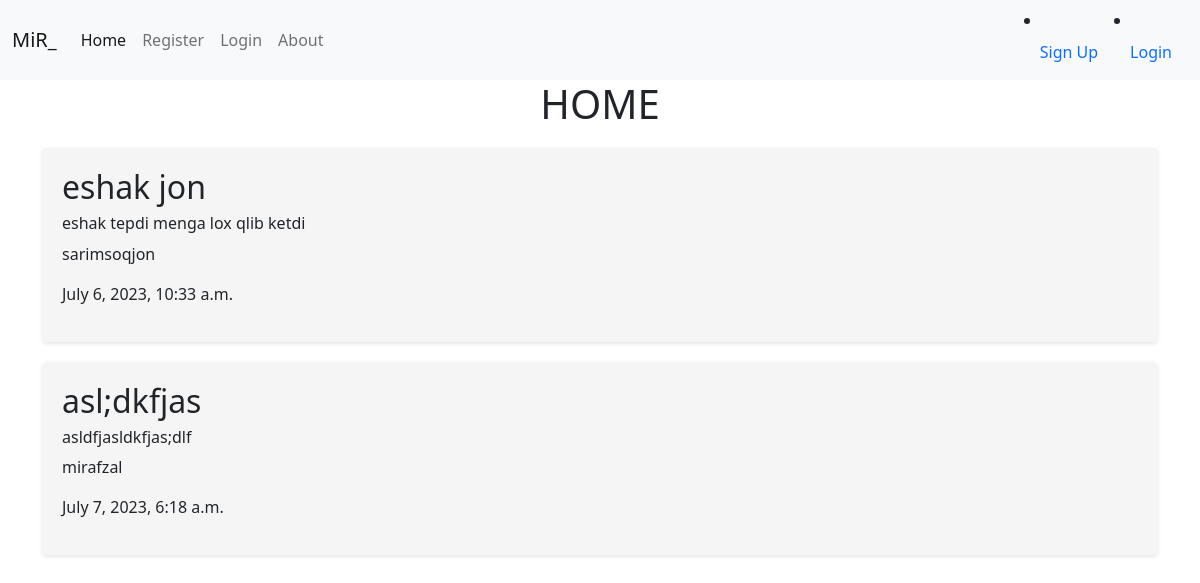
The app's page /, older data.
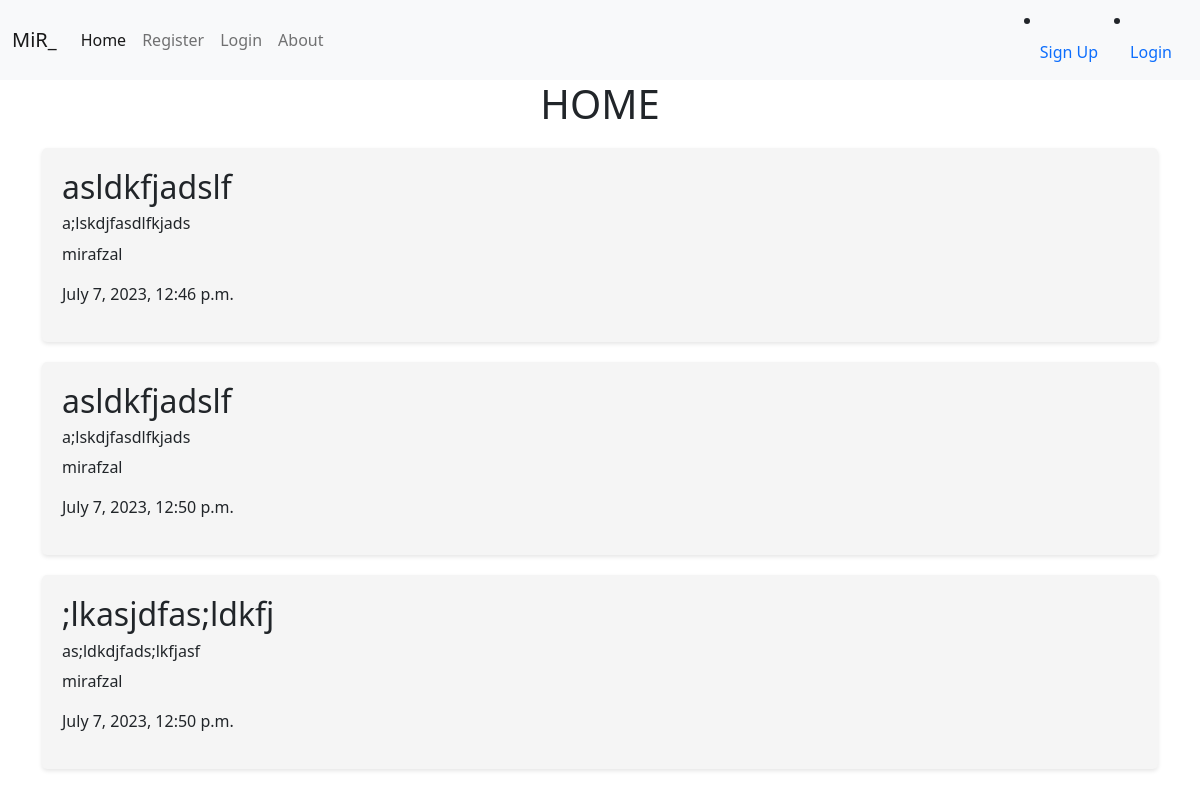
The same page, newer data.
### users/models.py (models this page shows, shortened)
class Post(models.Model):
    fname = models.CharField(max_length=100)
    lname = models.CharField(max_length=30)
    title = models.CharField(max_length=100)
    content = models.TextField()
    author = models.ForeignKey(User, on_delete=models.CASCADE)
    data = models.DateTimeField(default=timezone.now)

### blog/views.py (the view)
# urls.py: path('', views.Home.as_view(), name='blog-home'),
class Home(ListView):
    model = Post
    template_name = 'blog/home.html'
    context_object_name = 'posts'
    ordering = ['data']

### blog/templates/blog/home.html (shortened to what this page needs)
{% extends 'blog/base.html' %}
{% block content %}
    <h1>HOME</h1>
    {% for post in posts%}
        <div class="container">
            <div class="container-post">
                <h2>{{ post.title }}</h2>
                <h6>{{ post.content }}</h6>
                <p>{{ post.author }}</p>
                <p>{{ post.data }}</p>
            </div>
        </div>
    {% endfor %}
{% endblock content %}

### blog/templates/blog/base.html (shortened to what this page needs)
{% load static %}
<!DOCTYPE html>
<html lang="en">
<head>
    <link rel="stylesheet" href="{% static 'blog/style.css' %}">
    <link href="https://cdn.jsdelivr.net/npm/bootstrap@5.0.2/dist/css/bootstrap.min.css" rel="stylesheet">
</head>
<body>
<nav class="navbar navbar-expand-lg navbar-light bg-light">
  <div class="container-fluid">
    <a class="navbar-brand" href="{% url 'blog-home' %}">MiR_</a>
    <div class="collapse navbar-collapse" id="navbarSupportedContent">
      <ul class="navbar-nav me-auto mb-2 mb-lg-0">
        <li class="nav-item">
          <a class="nav-link active" aria-current="page" href="{% url 'blog-home' %}">Home</a>
        </li>
      {% if user.is_authenticated %}
           <li class="nav-item">
              <a class="nav-link" href="{% url 'logout' %}">Logout</a>
           </li>
           <li class="nav-item">
              <a class="nav-link" href="{% url 'profile' %}">Profile</a>
           </li>
        {% else %}
            <li class="nav-item">
              <a class="nav-link" href="{% url 'user-regsiter' %}">Register</a>
            </li>
            <li class="nav-item">
              <a class="nav-link" href="{% url 'login' %}">Login</a>
            </li>
      {% endif %}
        <li class="nav-item">
          <a class="nav-link" href="{% url 'blog-about' %}">About</a>
        </li>
      </ul>
      <form class="d-flex">
       <li class="nav-item">
          <a class="nav-link" href="#">Sign Up</a>
        </li>
         <li class="nav-item">
          <a class="nav-link" href="#">Login</a>
        </li>
      </form>
    </div>
  </div>
</nav>
    {% block content %}{% endblock content %}
</body>
</html>

### blog/static/blog/style.css (style rules this page uses)
* { padding: 0; margin: 0; box-sizing: border-box; }
body { font-family: Arial, sans-serif; margin: 0; padding: 0; }
.container { margin: 20px; }
.container-post { background-color: #f5f5f5; padding: 20px; border-radius: 5px; box-shadow: 0 2px 4px rgba(0, 0, 0, 0.1); }
h1 { text-align: center; }
h2 { margin-top: 0; }
h4, p { margin-bottom: 10px; }

Row changes from the older to the newer data that the page shows:
removed Post: title "eshak jon", content "eshak tepdi menga lox qlib ketdi", author "sarimsoqjon", data "July 6, 2023, 10:33 a.m."
removed Post: title "asl;dkfjas", content "asldfjasldkfjas;dlf", author "mirafzal", data "July 7, 2023, 6:18 a.m."
added Post: title "asldkfjadslf", content "a;lskdjfasdlfkjads", author "mirafzal", data "July 7, 2023, 12:46 p.m."
added Post: title "asldkfjadslf", content "a;lskdjfasdlfkjads", author "mirafzal", data "July 7, 2023, 12:50 p.m."
added Post: title ";lkasjdfas;ldkfj", content "as;ldkdjfads;lkfjasf", author "mirafzal", data "July 7, 2023, 12:50 p.m."
